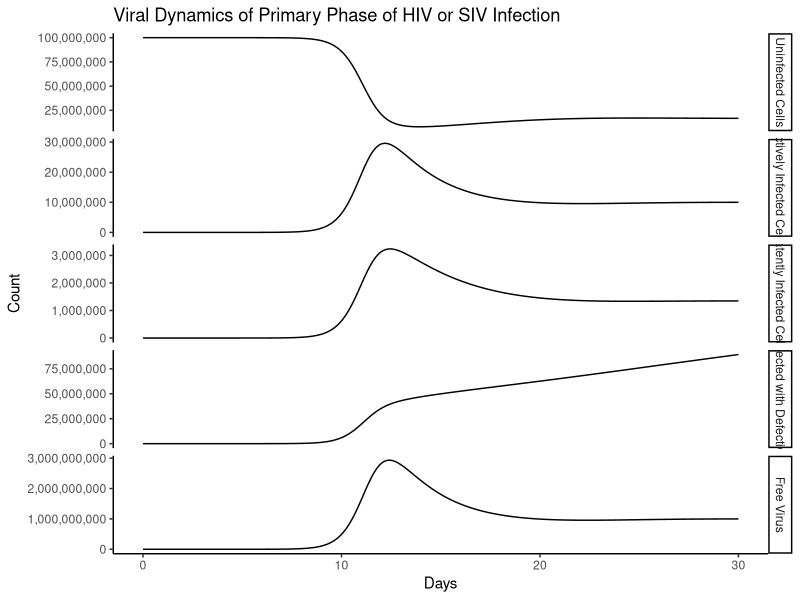

This figure's R source:
#' # Chapter 4 - Anti-viral Drug Therapy
#' pg 35-37

library(deSolve)
library(tidyverse)

#' Set Up the ODE
#' Represents infected cells becoming:
#' * Latently infected: do not produce new virions, but
#'    contain replication competent virus that can
#'    be re-activated to become virus producing
#' * long-lived chronic producers: produce small amounts
#'    of virus over long periods
#' * cells which harbor defective provirus
base_ode <- function(time, state, parameters){
  with(as.list(c(state, parameters)),{
    
    dx <- lambda - d*x - beta * x * v
    dy1 <- q1*beta * x * v - a1 * y1 + alpha * y2
    dy2 <- q2*beta * x * v - a2 * y2 - alpha * y2
    dy3 <- q3*beta * x * v - a3 * y3
    dv <- k * y1 - u * v
    
    return(list(c(dx, dy1, dy2, dy3, dv)))
  })
  
}

t <- seq(0,30,.1)

params <- c(
  lambda =1e7,# Uninfected cell production rate
  d = .1, # Cell Death Rate
  a1 = .5, # Infected Cell Death Rate
  a2 = .01, # Infected Cell Death Rate
  a3 = .008, # Infected Cell Death Rate
  beta = 5e-10, # "Rate Constant"
  alpha = .3, # Virus Production rate of reactivated latent
  k = 500, # Virus productin from Infected cell
  u = 5, # Free Virus lifestapn
  q1 = .55, # P(Infected State | Infected)
  q2 = .05, # P(Latent State | Infected)
  q3 = .4 # P(Defective Provirus | Infected)
)

#' Guessing Initial values from a graph
x0 <- params["lambda"][1]/params["d"][1]
init <- c(x = unname(x0), 
          y1 = 1,y2=0,y3=0, v = 1)

out <- ode(init, t, base_ode, params)

out_df <- as_tibble(as.data.frame(out))

#' Funny side note is that the differences in the scales
#' are almost immediately reproduced as in the book

compartment_names <- c("Uninfected Cells", 
"Actively Infected Cells", 
"Latently Infected Cells",
"Cells Infected with Defective Virus",
"Free Virus")

p <- out_df %>% 
  setNames(c("time", compartment_names)) %>% 
  gather(compartment, value, -time) %>% 
  mutate(compartment = factor(compartment,
                              compartment_names)) %>% 
  ggplot(aes(time, y = value))+
  geom_line()+
  facet_grid(rows = vars(compartment),scales = "free_y")+
  theme_classic()+
  labs(
    title = "Viral Dynamics of Primary Phase of HIV or SIV Infection",
    x = "Days",
    y = "Count"
  )+
  scale_y_continuous(labels = scales::comma_format(accuracy = 1000))

p	

cowplot::save_plot(filename = here::here("Ch3", "Figure3-3.png"),
                   plot = p)
